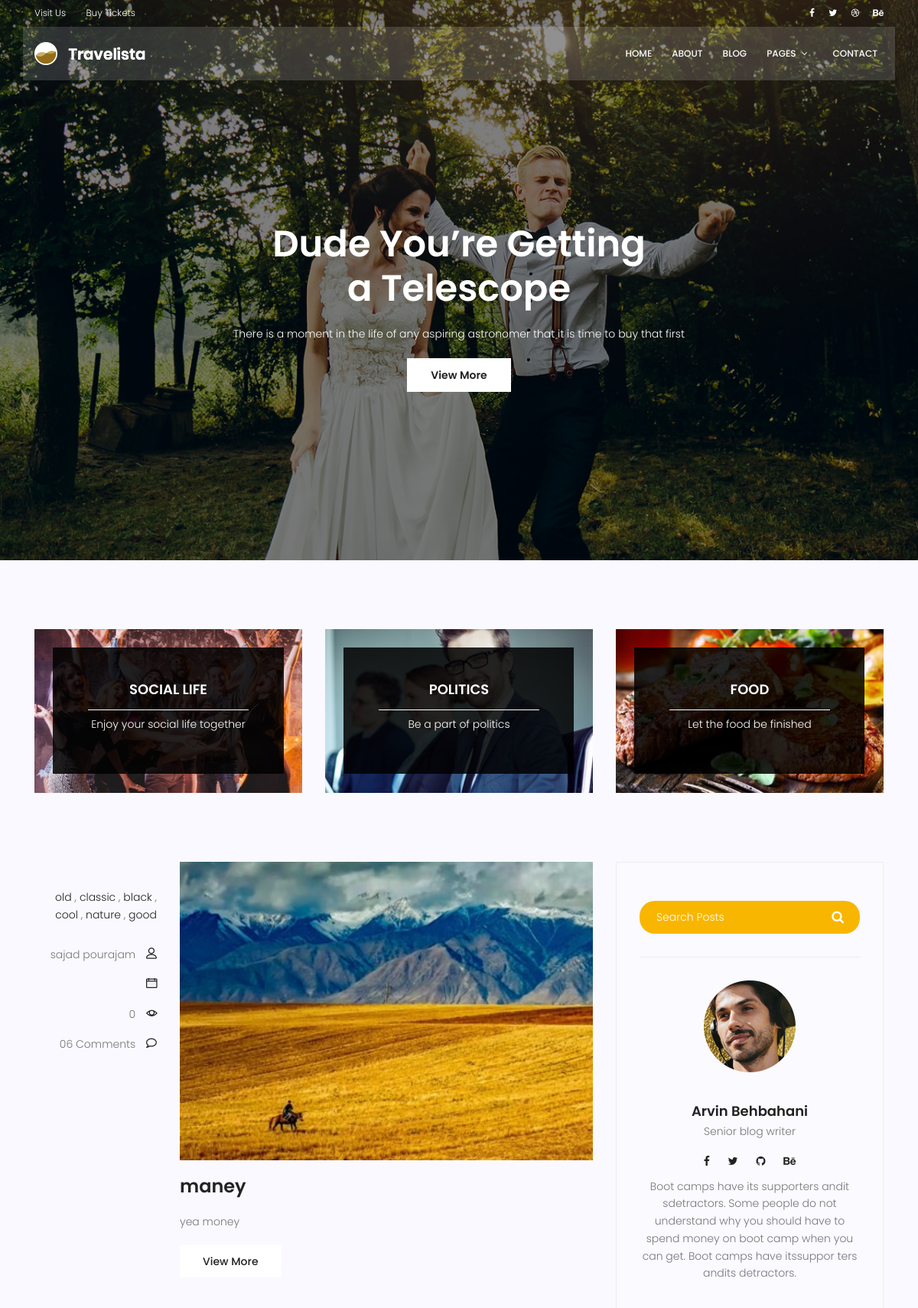
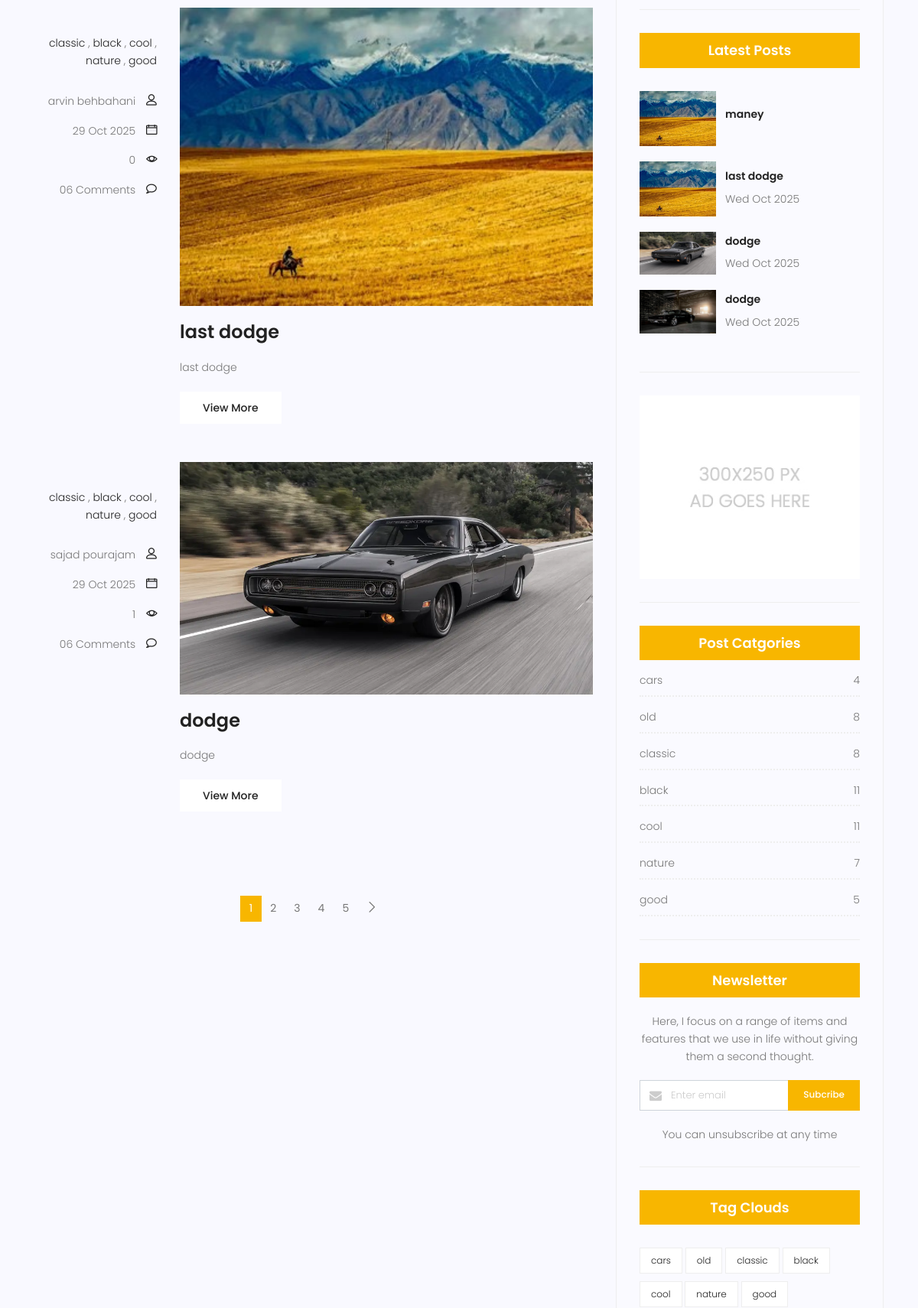
Screenshot of /blog/ (upper part) with the database file from the repository (2 pictures, top to bottom).
### blog/models.py (models this page shows, shortened)
class Category(models.Model):
    category_type = models.CharField(max_length=100)

class Post(models.Model):
    image = models.ImageField(upload_to="blog/", default="blog/default.jpg")
    author = models.ForeignKey(User, on_delete=models.SET_NULL, null=True)
    category = models.ManyToManyField(Category)
    title = models.CharField(max_length=255)
    content = models.TextField()
    status = models.BooleanField(default=False)
    counted_views = models.IntegerField(default=0)
    published_date = models.DateTimeField(null=True, blank=True)
    created_time = models.DateTimeField(auto_now_add=True)
    updated_time = models.DateTimeField(auto_now=True)
    slug = models.SlugField(null=True)
    class Meta:
        ordering = ["-created_time"]

### blog/views.py (the view)
# urls.py: path("", home_view, name="home"),
def home_view(request, **kwargs):
    Post.objects.filter(
        published_date__lte=timezone.now()).update(status=1)
    published_posts = Post.objects.filter(status=1)
    if kwargs.get("category_type"):
        published_posts = published_posts.filter(
            category__category_type=kwargs["category_type"])
    if kwargs.get("author_username"):
        published_posts = published_posts.filter(
            author__username=kwargs["author_username"])
    paged_published_posts = Paginator(published_posts, 3)
    try:
        page_number = request.GET.get("page-num")
        paged_published_posts = paged_published_posts.get_page(page_number)
    except PageNotAnInteger:
        paged_published_posts = paged_published_posts.get_page(1)
    except EmptyPage:
        paged_published_posts = paged_published_posts.get_page(1)
    published_posts_dict = {"paged_published_posts": paged_published_posts}
    return render(request, "travelista/blog/blog-home.html", published_posts_dict)

### blog/templatetags/blog_tags.py (called while the page is built)
@register.inclusion_tag("travelista/blog/latest_posts.html")
def latest_posts(arg=3):
    posts = Post.objects.filter(status=1).order_by("-created_time")[:arg]
    return {"posts": posts}

@register.inclusion_tag("travelista/blog/post_categories.html")
def get_categories():
    categories_dict = {}
    posts = Post.objects.filter(status=1)
    categories = Category.objects.all()
    for category in categories:
        categories_dict[category.category_type] = posts.filter(
            category=category).count()
    return {"categories": categories_dict}

### templates/travelista/blog/blog-home.html (shortened to what this page needs)
{% extends "base.html" %}
{% load static %}
{% load blog_tags %}
{% block container %}
<section class="banner-area relative blog-home-banner" id="home">
	<div class="overlay overlay-bg"></div>
	<div class="container">
		<div class="row d-flex align-items-center justify-content-center">
			<div class="about-content blog-header-content col-lg-12">
				<h1 class="text-white">
					Dude You’re Getting
					a Telescope
				</h1>
				<p class="text-white">
					There is a moment in the life of any aspiring astronomer that it is time to buy that first
				</p>
				<a href="blog-single.html" class="primary-btn">View More</a>
			</div>
		</div>
	</div>
</section>
<section class="top-category-widget-area pt-90 pb-90 ">
	<div class="container">
		<div class="row">
			<div class="col-lg-4">
				<div class="single-cat-widget">
					<div class="content relative">
						<div class="overlay overlay-bg"></div>
						<a href="#" target="_blank">
							<div class="thumb">
								<img class="content-image img-fluid d-block mx-auto"
									src="{% static 'img/blog/cat-widget1.jpg' %}" alt="">
							</div>
							<div class="content-details">
								<h4 class="content-title mx-auto text-uppercase">Social life</h4>
								<span></span>
								<p>Enjoy your social life together</p>
							</div>
						</a>
					</div>
				</div>
			</div>
			<div class="col-lg-4">
				<div class="single-cat-widget">
					<div class="content relative">
						<div class="overlay overlay-bg"></div>
						<a href="#" target="_blank">
							<div class="thumb">
								<img class="content-image img-fluid d-block mx-auto"
									src="{% static 'img/blog/cat-widget2.jpg' %}" alt="">
							</div>
							<div class="content-details">
								<h4 class="content-title mx-auto text-uppercase">Politics</h4>
								<span></span>
								<p>Be a part of politics</p>
							</div>
						</a>
					</div>
				</div>
			</div>
			<div class="col-lg-4">
				<div class="single-cat-widget">
					<div class="content relative">
						<div class="overlay overlay-bg"></div>
						<a href="#" target="_blank">
							<div class="thumb">
								<img class="content-image img-fluid d-block mx-auto"
									src="{% static 'img/blog/cat-widget3.jpg' %}" alt="">
							</div>
							<div class="content-details">
								<h4 class="content-title mx-auto text-uppercase">Food</h4>
								<span></span>
								<p>Let the food be finished</p>
							</div>
						</a>
					</div>
				</div>
			</div>
		</div>
	</div>
</section>
<section class="post-content-area">
	<div class="container">
		<div class="row">
			<div class="col-lg-8 posts-list">
				{% for post in paged_published_posts %}
				<div class="single-post row">
					<div class="col-lg-3  col-md-3 meta-details">
						<ul class="tags">
							{% for cat in post.category.all %}
							{% if forloop.last %}
							<li><a href="{% url 'blog:categories' cat.category_type %}">{{cat.category_type}}</a></li>
							{% else %}
							<li><a href="{% url 'blog:categories' cat.category_type %}">{{cat.category_type}}</a></li>
							,
							{% endif %}
							{% endfor %}
						</ul>
						<div class="user-details row">
							<p class="user-name col-lg-12 col-md-12 col-6"><a
									href="{% url 'blog:author' post.author %}">{{post.author.get_full_name}}</a>
								<span class="lnr lnr-user"></span>
							</p>
							<p class="date col-lg-12 col-md-12 col-6"><a href="#">{{post.published_date|date:"d M Y"}}
								</a> <span class="lnr lnr-calendar-full"></span></p>
							<p class="view col-lg-12 col-md-12 col-6"><a href="#">{{post.counted_views}}</a> <span
									class="lnr lnr-eye"></span></p>
							<p class="comments col-lg-12 col-md-12 col-6"><a href="#">06 Comments</a> <span
									class="lnr lnr-bubble"></span></p>
						</div>
					</div>
					<div class="col-lg-9 col-md-9 ">
						<div class="feature-img">
							<img class="img-fluid" src="{{post.image.url}}" alt="">
						</div>
						<a class="posts-title" href="{% url 'blog:single' post.slug post.id %}">
							<h3>{{post.title}}</h3>
						</a>
						<p class="excert">
							{{post.content|truncatewords:5}}
						</p>
						<a href="{% url 'blog:single' slug=post.slug post_id=post.id %}" class="primary-btn">View
							More</a>
					</div>
				</div>
				{% endfor %}
				<nav class="blog-pagination justify-content-center d-flex">
					<ul class="pagination">
						{% for page in paged_published_posts.paginator.page_range %}
						{% if page == paged_published_posts.number %}
						{% if querystring %}
						<li class="page-item active"><a href="?{{ querystring }}&page-num={{ page }}"
								class="page-link">{{page}}</a>
						</li>
						{% else %}
						<li class="page-item active"><a href="?page-num={{ page }}" class="page-link">{{page}}</a>
						</li>
						{% endif %}
						{% else %}
						{% if querystring %}
						<li class="page-item"><a href="?{{ querystring }}&page-num={{ page }}"
								class="page-link">{{page}}</a></li>
						{% else %}
						<li class="page-item"><a href="?page-num={{ page }}" class="page-link">{{page}}</a></li>
						{% endif %}
						{% endif %}
						{% endfor %}
						{% if paged_published_posts.has_next %}
						{% if querystring %}
						<a href="?{{ querystring }}&page-num={{ paged_published_posts.next_page_number }}"
							class="page-link" aria-label="Next">
							<span aria-hidden="true">
								<span class="lnr lnr-chevron-right"></span>
							</span>
						</a>
						{% else %}
						<a href="?page-num={{ paged_published_posts.next_page_number }}" class="page-link"
							aria-label="Next">
							<span aria-hidden="true">
								<span class="lnr lnr-chevron-right"></span>
							</span>
						</a>
						{% endif %}
						{% endif %}
					</ul>
				</nav>
			</div>
			<div class="col-lg-4 sidebar-widgets">
				<div class="widget-wrap">
					<div class="single-sidebar-widget search-widget">
						<form class="search-form" action="{% url 'blog:search' %}">
							<input placeholder="Search Posts" name="search-element" type="text"
								onfocus="this.placeholder = ''" onblur="this.placeholder = 'Search Posts'">
							<button type="submit"><i class="fa fa-search"></i></button>
						</form>
					</div>
					{% include 'travelista/blog/writer_info.html' %}
					{% latest_posts arg=4 %}
					<div class="single-sidebar-widget ads-widget">
						<a href="#"><img class="img-fluid" src="{% static 'img/blog/ads-banner.jpg' %}" alt=""></a>
					</div>
					{% get_categories %}
				</div>
			</div>
		</div>
	</div>
</section>
{% endblock %}

### templates/travelista/blog/latest_posts.html
{% load static %}
<div class="single-sidebar-widget popular-post-widget">
    <h4 class="popular-title">Latest Posts</h4>
    <div class="popular-post-list">
        {% for post in posts %}
        <div class="single-post-list d-flex flex-row align-items-center">
            <div class="thumb">
                <img class="img-fluid" src="{{post.image.url}}" alt="">
            </div>
            <div class="details">
                <a href="{% url 'blog:single' slug=post.slug post_id=post.id %}">
                    <h6>{{post.title}}</h6>
                </a>
                <p>{{post.published_date|date:"D M Y"}}</p>
            </div>
        </div>
        {% endfor %}
    </div>
</div>

### templates/travelista/blog/post_categories.html
<div class="single-sidebar-widget post-category-widget">
    <h4 class="category-title">Post Catgories</h4>
    <ul class="cat-list">
        {% for category_type,count in categories.items %}
        <li>
            <a href="{% url 'blog:categories' category_type %}" class="d-flex justify-content-between">
                <p>{{category_type}}</p>
                <p>{{count}}</p>
            </a>
        </li>
        {% endfor %}
    </ul>
</div>
<div class="single-sidebar-widget newsletter-widget">
    <h4 class="newsletter-title">Newsletter</h4>
    <p>
        Here, I focus on a range of items and features that we use in life without
        giving them a second thought.
    </p>
    <div class="form-group d-flex flex-row">
        <div class="col-autos">
            <div class="input-group">
                <div class="input-group-prepend">
                    <div class="input-group-text"><i class="fa fa-envelope" aria-hidden="true"></i>
                    </div>
                </div>
                <input type="text" class="form-control" id="inlineFormInputGroup" placeholder="Enter email"
                    onfocus="this.placeholder = ''" onblur="this.placeholder = 'Enter email'">
            </div>
        </div>
        <a href="#" class="bbtns">Subcribe</a>
    </div>
    <p class="text-bottom">
        You can unsubscribe at any time
    </p>
</div>
<div class="single-sidebar-widget tag-cloud-widget">
    <h4 class="tagcloud-title">Tag Clouds</h4>
    <ul>
        {% for category in categories %}
        <li><a href="{% url 'blog:categories' category %}">{{category}}</a></li>
        {% endfor %}
    </ul>
</div>

### rows the page displays
Post: author.get_full_name "sajad pourajam", counted_views "0", image (placeholder picture), title "maney", content "yea money"
Category: category_type "old", categories "old", categories "old"
Category: category_type "classic", categories "classic", categories "classic"
Category: category_type "black", categories "black", categories "black"
Category: category_type "cool", categories "cool", categories "cool"
Category: category_type "nature", categories "nature", categories "nature"
Category: category_type "good", categories "good", categories "good"
Post: author.get_full_name "arvin behbahani", published_date "29 Oct 2025", counted_views "0", image (placeholder picture), title "last dodge", content "last dodge", published_date "Wed Oct 2025"
Post: author.get_full_name "sajad pourajam", published_date "29 Oct 2025", counted_views "1", image (picture), title "dodge", content "dodge", published_date "Wed Oct 2025"
Post: image (picture), title "dodge", published_date "Wed Oct 2025"
Category: categories "cars", categories "cars"

### other values shown
{{ page }} "1"
{{ page }} "2" "3" "4" "5"
{{ count }} "4" "8" "8" "11" "11" "7" "5"
